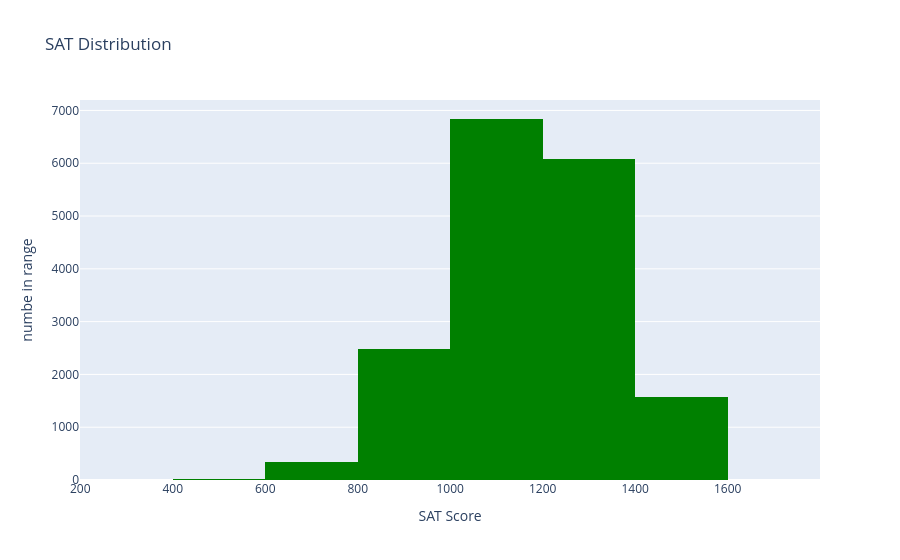

The notebook cell this image was saved under:
### Code cell
#### Histogram using Plotly 
hist = pe.histogram(app, x = 'SAT_ACT', nbins = 10, color_discrete_sequence = ['green'], title = 'SAT Distribution')
hist.update_layout(xaxis_title = 'SAT Score' , yaxis_title = 'numbe in range')

### Figure 1 — Plotly figure (JSON) as saved in the notebook; plotly's stock layout.template omitted (floating-point values rounded to 4 significant figures; data arrays with more than 128 entries replaced by an {"elided": "..."} marker saying what was removed)
{"data": [{"bingroup": "x", "hovertemplate": "SAT_ACT=%{x}<br>count=%{y}<extra></extra>", "legendgroup": "", "marker": {"color": "green", "pattern": {"shape": ""}}, "name": "", "nbinsx": 10, "orientation": "v", "showlegend": false, "type": "histogram", "x": {"elided": "17339 int values"}, "xaxis": "x", "yaxis": "y"}], "layout": {"barmode": "relative", "legend": {"tracegroupgap": 0}, "title": {"text": "SAT Distribution"}, "xaxis": {"anchor": "y", "domain": [0, 1], "title": {"text": "SAT Score"}}, "yaxis": {"anchor": "x", "domain": [0, 1], "title": {"text": "numbe in range"}}}}
